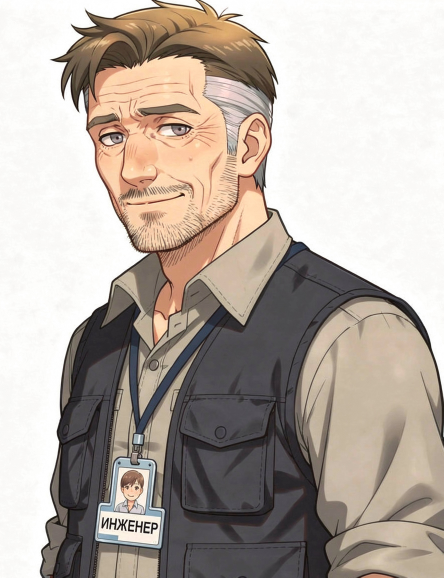
#> input picture assets/gen/_ref_sergey_face_0.png, 887 x 1155 px, given in place of bench_long_0.png, which was not available (shown at 1/2 size)
$ python _bench_prop.py
#> lines starting #> are read from the running program, lines starting #| are printed output that depends on the picture; after the words box and inside, x2 and y2 are one past the last pixel; in counts of white or black regions, pixels touching at a corner belong together
### _poet_matte.py
# -*- coding: utf-8 -*-
"""Аккуратное матирование спрайта: мягкая альфа по цвету фона + снятие серой каймы.

ПОЧЕМУ ПРЕЖНЯЯ ВЫРЕЗКА БЫЛА НЕРОВНОЙ (это вопрос Ивана 2026-11-04):
в сборке стоит `cutout()` — flood-fill ОТ КРАЯ холста по цветовой близости к фону
(tol=34) плюс размытие альфы 1.1 px. Три следствия:
  1) фон, ЗАМКНУТЫЙ петлёй волос, до края не достаётся → остаётся непрозрачным серым
     пятном между прядями (в кадре это и видно как «неровно вырезанные петли»);
  2) бинарная альфа + размытие = серая кайма по контуру (полупрозрачные пиксели,
     сохранившие цвет фона), на тёмных волосах она читается особенно сильно;
  3) webp пишется с потерями → кайма «звенит».

Здесь правильный маттинг:
  • мягкая альфа по расстоянию до цвета фона (A0..A1), а не бинарная;
  • ЛЮБАЯ замкнутая область цвета фона площадью ≤ HOLE_MAX считается фоном
    (петли волос), даже если она не связана с краем холста;
  • despill: у полупрозрачных пикселей вычитаем вклад фона по альфе
    (c = (c_obs − (1−a)·bg) / a) — серая кайма исчезает;
  • фон холста делаем ПРОЗРАЧНЫМ (RGBA), и сборка такие файлы больше не режет.

Запуск: python3 _poet_matte.py [имена]
Проверка: python3 _poet_hair_check.py
"""
import os
import sys
from collections import deque

import numpy as np
from PIL import Image

HERE = os.path.dirname(os.path.abspath(__file__))
GEN = os.path.join(HERE, 'assets', 'gen')
SPR = os.path.join(HERE, 'assets', 'sprites')

A0, A1 = 12.0, 40.0      # рампа альфы: d≤A0 — чистый фон, d≥A1 — чистый персонаж
# Пороги безопасны: замер `_poet_thresh_probe.py` даёт чёткую дыру между фоном (d≈0–3)
# и фигурой (20-й перцентиль d≈45), светлая рубашка тоже d>45 — в зону фона не попадает.
HOLE_MAX = 60000         # замкнутая область фона больше этого — не петля, оставляем
DESPILL = True


def label(mask):
    """Связные компоненты 4-связностью. Возвращает (labels int32, n).

    Реализация через union-find по строчным пробегам: на 1.8 Мпикс работает секунды,
    scipy в песочнице нет.
    """
    h, w = mask.shape
    parent = []

    def find(x):
        while parent[x] != x:
            parent[x] = parent[parent[x]]
            x = parent[x]
        return x

    def union(a, b):
        ra, rb = find(a), find(b)
        if ra != rb:
            parent[rb] = ra

    row_runs = []
    for y in range(h):
        row = mask[y]
        if not row.any():
            row_runs.append([])
            continue
        idx = np.nonzero(np.diff(np.concatenate(([0], row.view(np.int8), [0]))))[0]
        runs = []
        for i in range(0, len(idx), 2):
            x0, x1 = int(idx[i]), int(idx[i + 1]) - 1
            rid = len(parent)
            parent.append(rid)
            runs.append((x0, x1, rid))
        row_runs.append(runs)

    for y in range(1, h):
        prev, cur = row_runs[y - 1], row_runs[y]
        j = 0
        for x0, x1, rid in cur:
            while j < len(prev) and prev[j][1] < x0:
                j += 1
            k = j
            while k < len(prev) and prev[k][0] <= x1:
                union(rid, prev[k][2])
                k += 1

    labels = np.zeros((h, w), np.int32)
    for y in range(h):
        for x0, x1, rid in row_runs[y]:
            labels[y, x0:x1 + 1] = find(rid) + 1
    return labels, len(parent)


def matte(im):
    a = np.asarray(im.convert('RGB'), np.float32)
    h, w, _ = a.shape
    ring = np.concatenate([a[:8].reshape(-1, 3),
                           a[:int(h * 0.6), :8].reshape(-1, 3),
                           a[:int(h * 0.6), -8:].reshape(-1, 3)])
    bg = np.median(ring, 0)
    d = np.sqrt(((a - bg) ** 2).sum(2))

    # 1) области, «заведомо фон» (строгий порог — иначе рампа альфы вырождается в бинарную)
    bgish = d <= A0
    lab, n = label(bgish)
    border_ids = set(np.unique(np.concatenate([lab[0], lab[-1], lab[:, 0], lab[:, -1]])).tolist())
    sizes = np.bincount(lab.ravel(), minlength=n + 1)
    bgmask = np.zeros((h, w), bool)
    for lid in np.unique(lab):
        if lid == 0:
            continue
        if lid in border_ids or sizes[lid] <= HOLE_MAX:
            bgmask |= (lab == lid)          # фон с края ИЛИ замкнутая петля волос
    # 2) мягкая альфа
    ramp = np.clip((d - A0) / (A1 - A0), 0.0, 1.0)
    alpha = np.where(bgmask, 0.0, ramp)
    alpha[d >= A1] = 1.0
    # 3) despill: снимаем вклад фона у полупрозрачных пикселей
    if DESPILL:
        a3 = alpha[..., None]
        safe = np.maximum(a3, 0.15)
        unmixed = (a - (1.0 - a3) * bg) / safe
        mixed = (alpha > 0.02) & (alpha < 0.98)
        out = np.where(mixed[..., None], np.clip(unmixed, 0, 255), a)
    else:
        out = a
    rgba = np.dstack([out, alpha * 255.0]).round().astype(np.uint8)
    stats = dict(bg=bg.round().astype(int).tolist(),
                 removed=float(bgmask.mean()),
                 soft=float(((alpha > 0.02) & (alpha < 0.98)).mean()))
    return Image.fromarray(rgba, 'RGBA'), stats


# [6 lines left out: function find, not called in this run]


FILES = ['ha_neutral', 'ha_interested', 'ha_upset',
         'sh_neutral', 'sh_tired', 'sh_inspired']

# [15 lines that do not run on import are left out]

### _bench_prop.py
# -*- coding: utf-8 -*-
"""Скамейка-проп: из кадра `bench_long_0.png` сделать чистую RGBA-фигуру и найти сиденье.

Зачем свой шаг: акварель пришла с мягкой «плёнкой» (виньетка бумаги) по всему холсту —
матирование видит её как полупрозрачный фон (20% пикселей), и проп получился бы серым
прямоугольником поверх фона. Лечим: alpha' = clip((a-60)/(255-60)) — плёнка уходит,
дерево (плотная заливка) остаётся, потом лёгкое замыкание дыр и подрезка по bbox.

Печатает профиль по строкам в средней трети ширины — по нему видно, где просвет под
сиденьем (там меньше дерева), то есть где линия сиденья.
"""
import os
import sys

import numpy as np
from PIL import Image, ImageFilter

HERE = os.path.dirname(os.path.abspath(__file__))
sys.path.insert(0, HERE)
from _poet_matte import matte  # noqa: E402

GEN = os.path.join(HERE, 'assets', 'gen')
SPR = os.path.join(HERE, 'assets', 'sprites')
A_LO, A_HI = 60.0, 210.0


def prep(name, keep_big=True):
#> called with name = 'bench_long', keep_big = True
    rgba, st = matte(Image.open(os.path.join(GEN, name + '_0.png')))
#> in matte, `bg = np.median(ring, 0)`: bg = [253, 252, 250]
#> in matte, `bgish = d <= A0`:
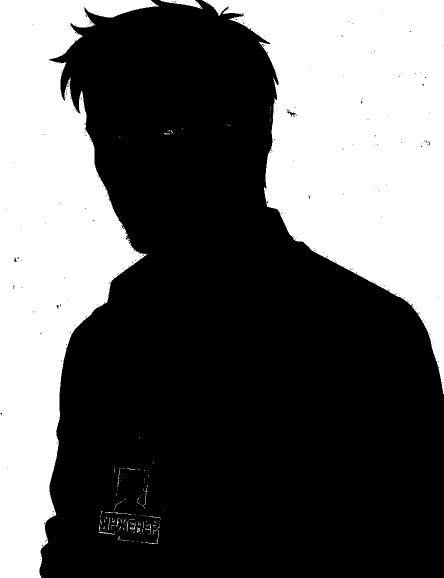
#> bgish: shape (1155, 887) bool (shown at 1/2 size); 37.4% white; 181 white regions (166 under 20 px), largest, box (x1, y1, x2, y2) and area: (404, 0, 887, 788) 197402, (0, 0, 318, 1155) 183812, (320, 0, 406, 19) 641
#> the loop in label, `for y in range(h):` made 1155 passes
#> idx on passes 1 to 3: [0, 302, 320, 390, 404, 887], [0, 303, 322, 391, 406, 887], [0, 304, 324, 344, 346, 350, 352, 392, 408, 887]
#> after the loop in label, `for y in range(h):`: parent = 3213 values from 0 to 3212; row_runs = 1155 items
#> the loop in label, `for y in range(1, h):` made 1154 passes
#> prev on passes 2, 10, 12: [(0, 302, 3), (322, 390, 4), (406, 886, 5)], [(0, 312, 36), (370, 398, 37), (420, 886, 38)], [(0, 316, 43), (380, 400, 44), (423, 886, 45)]
#> after the loop in label, `for y in range(h):`:
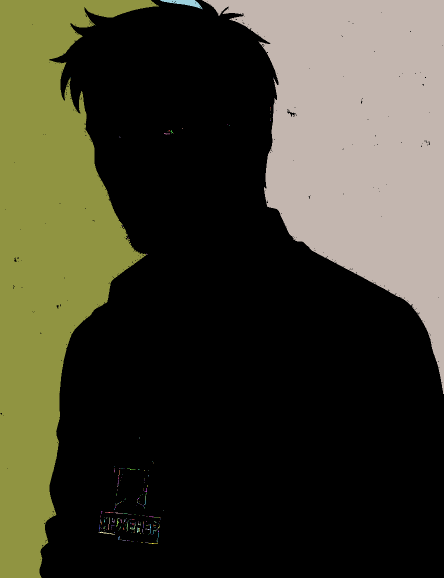
#> labels: shape (1155, 887) int32 (shown at 1/2 size); 242 distinct labels, from 0 to 3213; one colour per label, 0 black
#> the loop in matte, `for lid in np.unique(lab):` made 242 passes
#> lid on passes 2 to 4: 73, 78, 222
#> in matte, `unmixed = (a - (1.0 - a3) * bg) / safe`:
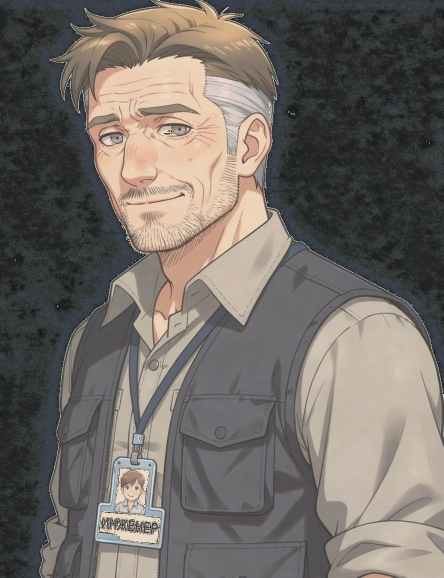
#> unmixed: shape (1155, 887, 3) float32 (shown at 1/2 size); mean R, G, B 84.1, 75.6, 68.3; drawn with min black and max white
#> in matte, `mixed = (alpha > 0.02) & (alpha < 0.98)`: mixed: shape (1155, 887) bool; 0.71% white; 904 white regions (883 under 20 px), largest, box (x1, y1, x2, y2) and area: (197, 1023, 321, 1087) 3257, (267, 938, 298, 1015) 716, (230, 936, 264, 1014) 683
    a = np.asarray(rgba.split()[-1]).astype(np.float32)
#> a: shape (1155, 887) float32
    a = np.clip((a - A_LO) / (A_HI - A_LO), 0, 1)
    # плёнка отрезана, но в дереве остались дырки от светлых мазков — закрываем их:
    # маска «дерево» = a>0.35, затем max-фильтр 5 px, потом обратно умножаем мягкую альфу
    hard = Image.fromarray((a * 255).astype(np.uint8)).filter(ImageFilter.MaxFilter(7))
    soft = Image.fromarray((a * 255).astype(np.uint8))
    a2 = np.minimum(np.asarray(soft, np.float32), np.asarray(hard, np.float32)) / 255.0
    a2 = np.where(a2 > 0.28, np.maximum(a2, 0.55), a2)      # плотное дерево не «худеет»
    a2 = Image.fromarray((a2 * 255).astype(np.uint8)).filter(ImageFilter.GaussianBlur(1.2))
#> a2: PIL image 887x1155 L
    out = rgba.copy()
    out.putalpha(a2)
#> out: PIL image 887x1155 RGBA
    m = np.asarray(a2) > 150          # ПЛОТНОЕ дерево: по нему и режем в размер
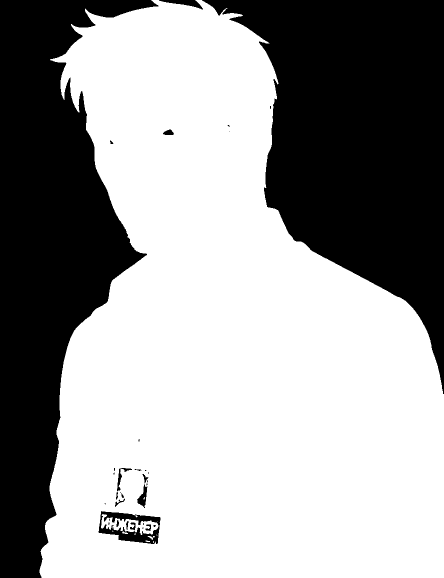
#> m: shape (1155, 887) bool (shown at 1/2 size); 62% white; 34 black regions (17 under 20 px), largest, box (x1, y1, x2, y2) and area: (404, 0, 887, 788) 198263, (0, 0, 317, 1155) 184843, (197, 1022, 321, 1088) 3570
    ys, xs = np.nonzero(m)
    pad = int(round(0.008 * (ys.max() - ys.min())))
    box = (max(0, xs.min() - pad), max(0, ys.min() - pad),
           min(rgba.width, xs.max() + pad), min(rgba.height, ys.max() + pad))
    crop = out.crop(box)
    # ПРАВЫЙ КРАЙ ГАСИМ В ПРОЗРАЧНОСТЬ: генератор обрезал скамейку краем кадра, и без
    # растушёвки в игре видна вертикальная «пила» посреди дороги. Гасим последние 15 %
    # ширины — в сцене эта зона уходит за Екатерину, шва не видно.
    ca = np.asarray(crop.split()[-1]).astype(np.float32)
    w = ca.shape[1]
    ramp_w = int(w * 0.15)
    ramp = np.ones(w, np.float32)
    ramp[w - ramp_w:] = np.linspace(1.0, 0.0, ramp_w)
    ca = ca * ramp[None, :]
    crop.putalpha(Image.fromarray(ca.astype(np.uint8)))
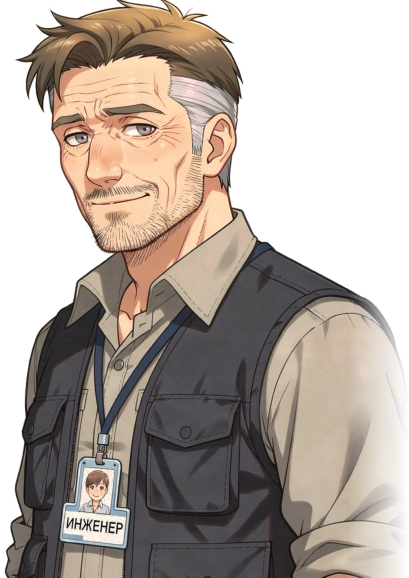
#> crop: PIL image 817x1155 RGBA (shown at 1/2 size); mean R, G, B, A 175.6, 164.6, 155.4, 164.1; transparent parts drawn white
    print('правый край растушёван: последние %d px из %d' % (ramp_w, w))
#| правый край растушёван: последние 122 px из 817
    print('%s: bbox %s  (%dx%d из %dx%d), фон снят %.0f%%'
          % (name, box, crop.width, crop.height, rgba.width, rgba.height, 100 * st['removed']))
#| bench_long: bbox (70, 0, 887, 1155)  (817x1155 из 887x1155), фон снят 37%
    return crop, np.asarray(crop.split()[-1]) > 90


bench, bm = prep(sys.argv[1] if len(sys.argv) > 1 and not sys.argv[1].startswith('-') else 'bench_long')
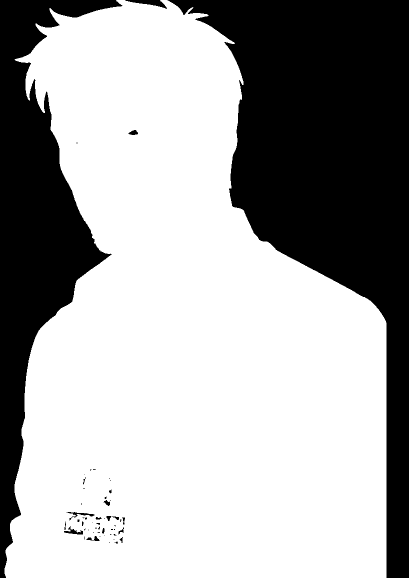
#> bm: shape (1155, 817) bool (shown at 1/2 size); 65.8% white; 54 black regions (35 under 20 px), largest, box (x1, y1, x2, y2) and area: (335, 0, 817, 1155) 217530, (0, 0, 245, 1155) 102857, (250, 0, 334, 18) 621
dst = os.path.join(SPR, 'prop_bench.png')
bench.save(dst)

# профиль по строкам: сколько дерева в средней половине ширины
h, w = bm.shape
mid = bm[:, int(w * 0.28):int(w * 0.72)]
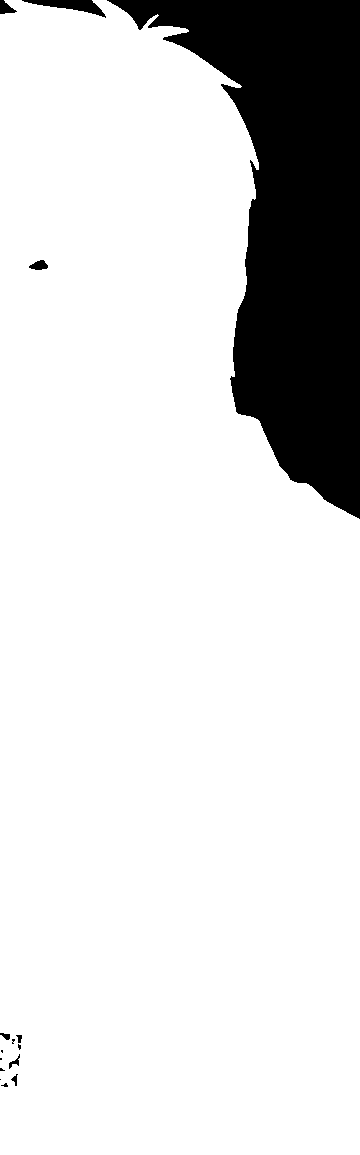
#> mid: shape (1155, 360) bool; 85% white; 15 black regions (7 under 20 px), largest, box (x1, y1, x2, y2) and area: (107, 0, 360, 519) 61216, (22, 0, 106, 18) 621, (0, 0, 17, 14) 139
print('профиль дерева по строкам (средняя половина ширины), h=%d:' % h)
#| профиль дерева по строкам (средняя половина ширины), h=1155:
for y in range(0, h, max(1, h // 24)):
    row = mid[y]
    c = np.nonzero(row)[0]
    span = (c.max() - c.min()) if len(c) else 0
    print('  y %3d%%  заполнено %4.0f%%  размах %4.0f%%'
          % (100 * y / h, 100 * row.mean(), 100 * span / mid.shape[1]))
#> this loop made 25 passes
#|   y   0%  заполнено    9%  размах   28%
#|   y   4%  заполнено   52%  размах   51%
#|   y   8%  заполнено   64%  размах   64%
#|   y  12%  заполнено   70%  размах   70%
#|   y  16%  заполнено   71%  размах   71%
#|   y  20%  заполнено   69%  размах   69%
#|   y  24%  заполнено   68%  размах   68%
#|   y  29%  заполнено   65%  размах   65%
#> (further printed lines are left out)

# ASCII силуэт
cols = 56
rows = max(1, int(round(cols * h / w * 0.5)))
ch, cw = h / rows, w / cols
print('силуэт (%dx%d):' % (w, h))
#| силуэт (817x1155):
for ry in range(rows):
    print('%3d %s' % (ry, ''.join(
        '#' if bm[int(ry * ch):int((ry + 1) * ch), int(rx * cw):int((rx + 1) * cw)].mean() > .5
        else ('+' if bm[int(ry * ch):int((ry + 1) * ch), int(rx * cw):int((rx + 1) * cw)].mean() > .15
              else '.') for rx in range(cols))))
#> this loop made 40 passes
#> (printed output is left out)
print('-> %s (%dx%d)' % (os.path.relpath(dst, HERE), bench.width, bench.height))
#| -> assets/sprites/prop_bench.png (817x1155)

$ run again, on assets/gen/bg_reception_vn_0.png
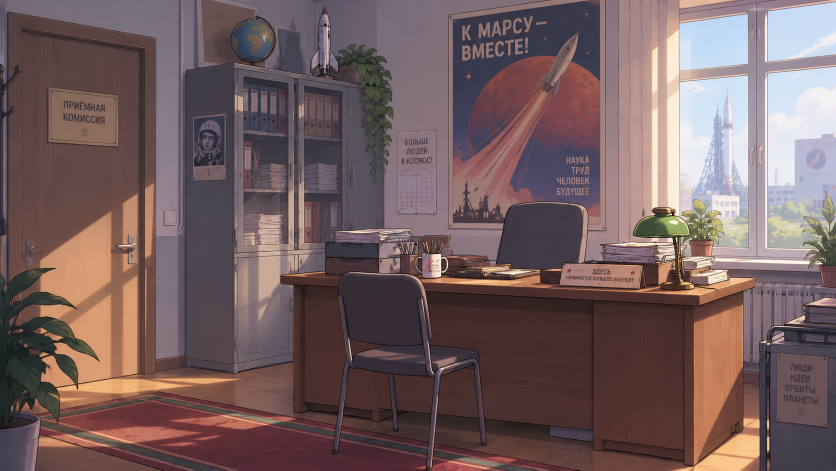
#> input picture assets/gen/bg_reception_vn_0.png, 1672 x 941 px, given in place of bg_reception_vn_0.png_0.png, which was not available (shown at 1/2 size)
#> bg = [120, 109, 121]
#> bgish: shape (941, 1672) bool; 4.4% white; 1505 white regions (1387 under 20 px), largest, box (x1, y1, x2, y2) and area: (753, 0, 1084, 187) 24187, (14, 0, 357, 151) 19177, (314, 467, 360, 712) 5050
#> after the loop in label, `for y in range(h):`: parent = 9116 values from 0 to 9115; row_runs = 941 items
#> after the loop in label, `for y in range(h):`:
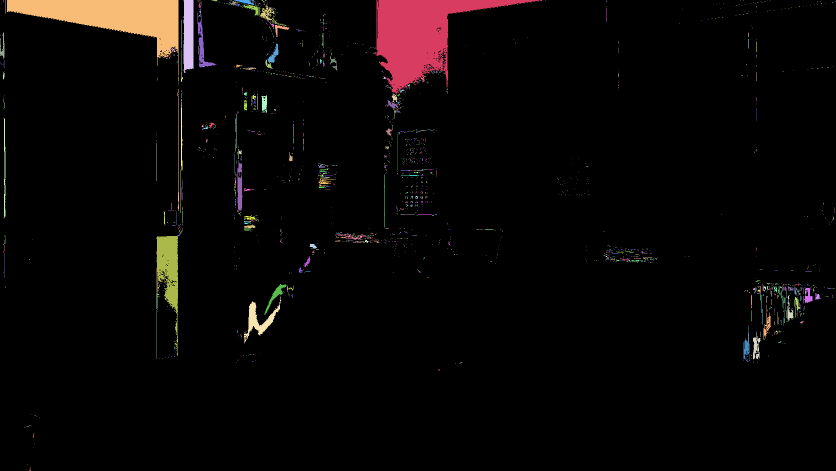
#> labels: shape (941, 1672) int32 (shown at 1/2 size); 2015 distinct labels, from 0 to 9116; one colour per label, 0 black
#> the loop in matte, `for lid in np.unique(lab):` made 2015 passes
#> lid on passes 2 to 4: 7, 9, 13
#> mixed: shape (941, 1672) bool; 12.1% white; 3300 white regions (2959 under 20 px), largest, box (x1, y1, x2, y2) and area: (767, 140, 1005, 521) 37153, (467, 0, 753, 151) 16561, (309, 0, 368, 712) 14299
#> m: shape (941, 1672) bool; 89.4% white; 319 black regions (192 under 20 px), largest, box (x1, y1, x2, y2) and area: (677, 0, 1087, 457) 56230, (10, 0, 368, 718) 38760, (469, 506, 587, 740) 10597
#| правый край растушёван: последние 250 px из 1672
#| assets/gen/bg_reception_vn_0.png: bbox (0, 0, 1672, 941)  (1672x941 из 1672x941), фон снят 4%
#> bm: shape (941, 1672) bool; 86.7% white; 232 black regions (124 under 20 px), largest, box (x1, y1, x2, y2) and area: (1505, 0, 1672, 941) 92085, (704, 0, 1085, 446) 43258, (11, 0, 358, 249) 23569
#> `mid = bm[:, int(w * 0.28):int(w * 0.72)]`:
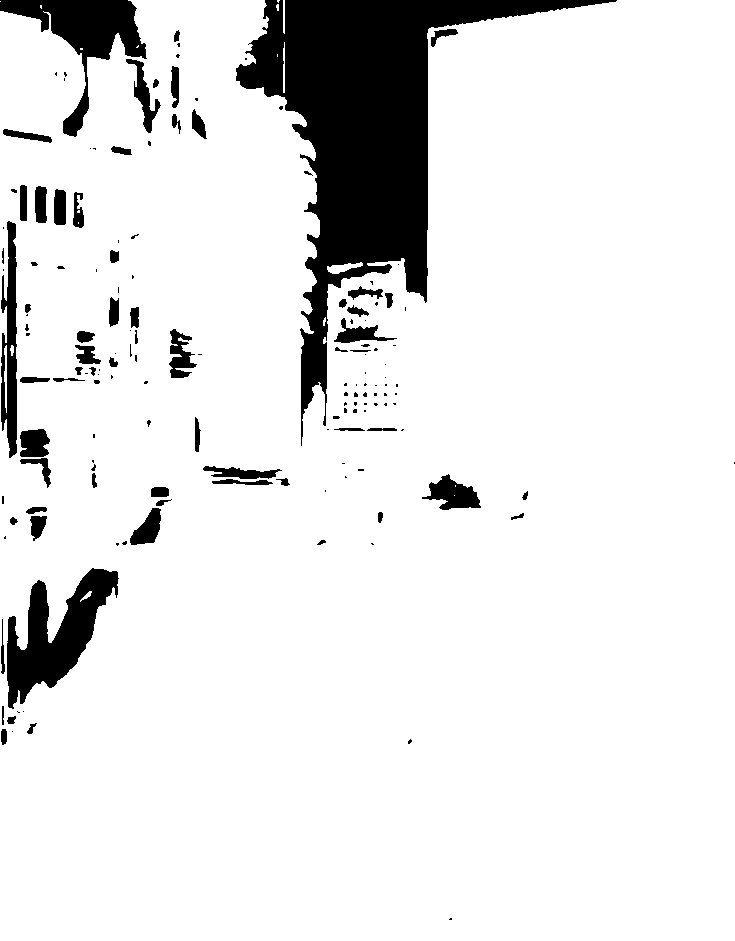
#> mid: shape (941, 735) bool; 89.7% white; 155 black regions (89 under 20 px), largest, box (x1, y1, x2, y2) and area: (236, 0, 617, 446) 43258, (7, 568, 119, 709) 6950, (0, 0, 147, 137) 5866
#| профиль дерева по строкам (средняя половина ширины), h=941:
#> the loop `for y in range(0, h, max(1, h // 24)):` made 25 passes
#|   y   0%  заполнено   35%  размах   82%
#|   y   4%  заполнено   66%  размах  100%
#|   y   8%  заполнено   72%  размах  100%
#|   y  12%  заполнено   78%  размах  100%
#|   y  16%  заполнено   84%  размах  100%
#> (further printed lines are left out)
#| силуэт (1672x941):
#> the loop `for ry in range(rows):` made 16 passes
#> (printed output is left out)
#| -> assets/sprites/prop_bench.png (1672x941)
